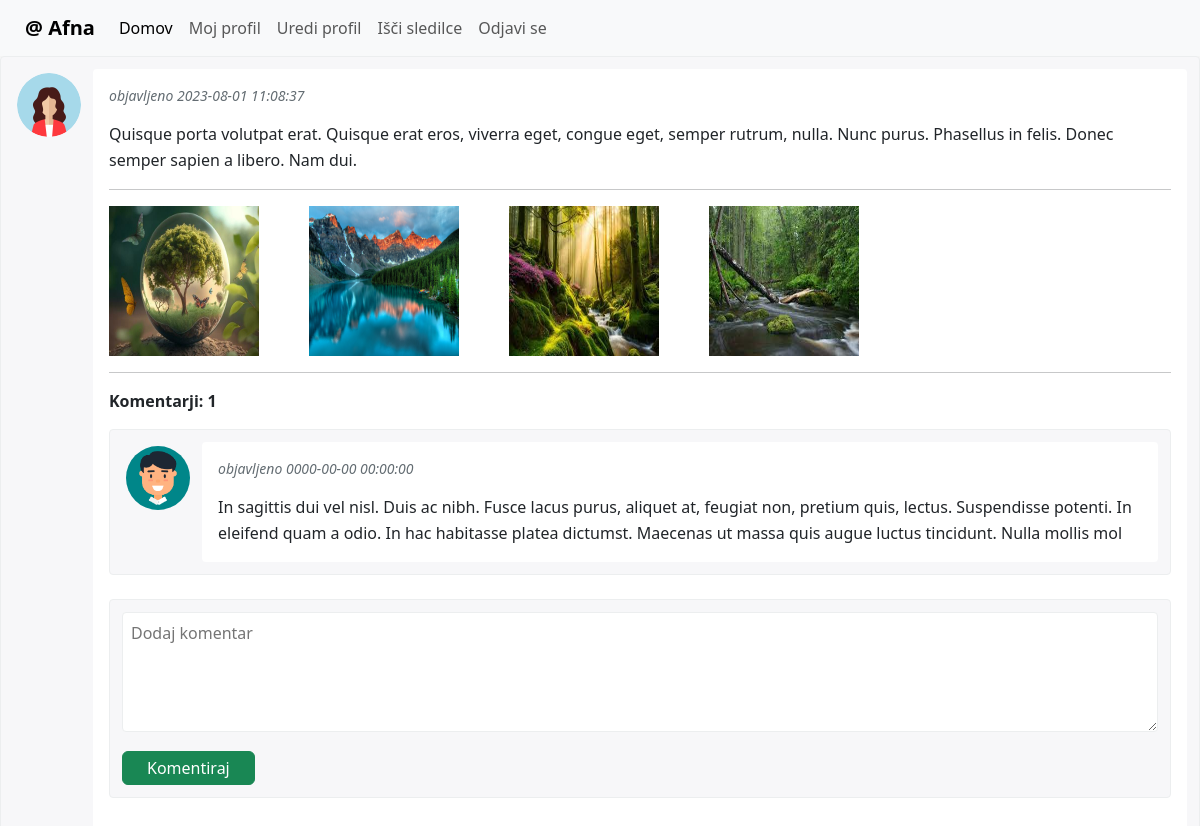
Page /post.php?id=1863 (signed in) on the committed database.
### tables this page shows
CREATE TABLE `tab_comments` (
  `id` int(11) NOT NULL COMMENT 'Enolični identifikator komentarja',
  `content` text DEFAULT NULL COMMENT 'Vsebina komentarja',
  `date_add` datetime DEFAULT NULL COMMENT 'Časovna značka, kdaj je bil komentar napisan',
  `post_id` int(11) DEFAULT NULL COMMENT 'ID objave, na katero se nanaša komentar',
  `user_id` int(11) DEFAULT NULL COMMENT 'ID uporabnika, ki je napisal komentar'
);

### post.php (the view, shortened to what this page needs)
<?php
include_once 'header.php';
include_once 'db.php';
?>
<?php
    $query = "select *
                from v_posts
                where id = ?";
    $stmt = $pdo->prepare($query);
    $stmt->execute([$_GET['id']]);
    while ($post = $stmt->fetch()) {
?>
<link href="css/main.css" rel="stylesheet">
<div class="stream-post">
    <div class="sp-author">
        <a href="user.php?user_id=<?php echo $post['user_id']; ?>" class="sp-author-avatar"><img src="<?php echo $post['profile_pic']; ?>" alt=""></a>
        <h6 class="sp-author-name"><a href="#"><?php echo $post['first_name'] . ' ' . $post['last_name']?></a></h6></div>
    <div class="sp-content">
        <div class="sp-info">objavljeno <?php echo $post['date_add']; ?></div>
        <p class="sp-paragraph mb-0"><?php echo $post['description']; ?></p>
        <hr />
        <div style="display:flex;gap:50px;flex-wrap:wrap;">
            <?php
                $query = "select *
                            from tab_pictures
                            where post_id = ? limit 5";
                $stmt = $pdo->prepare($query);
                $stmt->execute([$post['id']]);
                while ($post_pic = $stmt->fetch()) {
                    echo '<img src="'.$post_pic['url'].'" width=150 height=150>';
                }
            ?>
        </div>
        <hr />
        <p style="font-weight:bold;">Komentarji: <?php echo $post['num_comments']; ?></p>
        <?php
            $query = "select a.content, b.first_name, b.last_name, a.date_add, b.id user_id, profile_picture(b.id) user_pic
                        from tab_comments a
                        join tab_users b
                          on a.user_id = b.id
                       where post_id = ?
                       order by date_add desc";
            $stmt = $pdo->prepare($query);
            $stmt->execute([$_GET['id']]);
            while ($comment = $stmt->fetch()) {
        ?>
        <div class="stream-post">
            <div class="sp-author">
                <a href="<?php echo 'user.php?user_id='.$comment['user_id'] ?>" class="sp-author-avatar"><img src="<?php echo $comment['user_pic']; ?>" alt=""></a>
                <h6 class="sp-author-name"><a href="user.php?id=<?php echo $comment['user_id']; ?>"><?php echo $comment['first_name'] . ' ' . $comment['last_name']; ?></a></h6></div>
            <div class="sp-content">
                <div class="sp-info">objavljeno <?php echo $comment['date_add']; ?></div>
                <p class="sp-paragraph mb-0"><?php echo $comment['content']; ?></p>
            </div>
        </div>
        <?php } ?>
        <form action="comment_insert.php" method="post">
            <div class="post-editor">
                <textarea name="comment_content" id="post-field" class="post-field" placeholder="Dodaj komentar"></textarea>
                <div class="d-flex">
                    <button style="margin-top:5px;"class="btn btn-success px-4 py-1" type="submit">Komentiraj</button>
                </div>
            </div>
        </form>
    </div>
</div>
<?php } ?>

### css/main.css (style rules this page uses)
.post-editor, .stream-post { padding: .75rem; background: #f7f7f9; border: 1px solid #eceeef; border-radius: .25rem; margin-bottom: 1.5rem }
.post-editor .post-field { width: 100%; height: 120px; resize: vertical; border-radius: .25rem; margin-bottom: .5rem; padding: .5rem; border-color: #eceeef }
.stream-post { position: relative }
.sp-author { display: -webkit-box; display: -ms-flexbox; display: flex }
.sp-author .sp-author-avatar { display: inline-block; height: 64px; width: 64px; margin-right: 16px }
.sp-author .sp-author-avatar img { width: 100%; height: 100%; border-radius: 50% }
@media (min-width:992px) { .sp-author { position: absolute; width: 100%; left: 1rem; top: 1rem } }
.sp-content { position: relative; border-radius: .25rem; background: #fff; padding: 1rem; margin-top: 1rem }
.sp-content .sp-info { font-size: .875rem; color: #636c72; position: absolute; top: -3rem; left: 80px }
.sp-content .sp-paragraph { font-size: 1rem; line-height: 1.6; margin-bottom: 1rem }
.sp-content .sp-paragraph:last-child { margin-bottom: 0 }
@media (min-width:992px) { .sp-content { margin-left: 80px; margin-top: 0 } }
@media (min-width:992px) { .sp-content .sp-info { position: static; font-style: italic; margin-bottom: 1rem } }

### rows in the picture
tab_comments: date_add "0000-00-00 00:00:00", content "In sagittis dui vel nisl. Duis ac nibh. Fusce lacus purus, aliquet at, feugiat non, pretium quis, lectus. Suspendisse potenti. In eleifend quam a odio. In hac habitasse platea dictumst. Maecenas ut massa quis augue luctus tincidunt. Nulla mollis mol"

### other values in the picture
$post['date_add'] "2023-08-01 11:08:37"
$post['description'] "Quisque porta volutpat erat. Quisque erat eros, viverra eget, congue eget, semper rutrum, nulla. Nunc purus. Phasellus in felis. Donec semper sapien a libero. Nam dui."
$post['num_comments'] "1"
